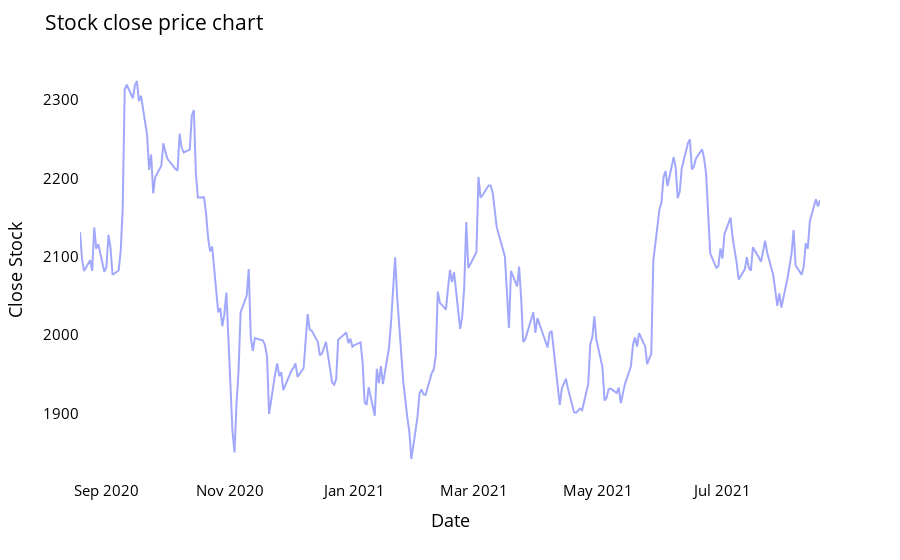

This figure's notebook cell:
### Markdown cell above
<a name="plotclose"></a>

### Plotting stock close price chart

### Code cell
fig = px.line(closedf, x=closedf.date, y=closedf.close,labels={'date':'Date','close':'Close Stock'})
fig.update_traces(marker_line_width=2, opacity=0.6)
fig.update_layout(title_text='Stock close price chart', plot_bgcolor='white', font_size=15, font_color='black')
fig.update_xaxes(showgrid=False)
fig.update_yaxes(showgrid=False)
fig.show()

### Figure 1 — Plotly figure (JSON) as saved in the notebook; plotly's stock layout.template omitted (floating-point values rounded to 4 significant figures; data arrays with more than 128 entries replaced by an {"elided": "..."} marker saying what was removed)
{"data": [{"hovertemplate": "Date=%{x}<br>Close Stock=%{y}<extra></extra>", "legendgroup": "", "line": {"color": "#636efa", "dash": "solid"}, "marker": {"line": {"width": 2}, "symbol": "circle"}, "mode": "lines", "name": "", "opacity": 0.6, "orientation": "v", "showlegend": false, "type": "scatter", "x": {"elided": "249 str values"}, "xaxis": "x", "y": {"elided": "249 float values"}, "yaxis": "y"}], "layout": {"font": {"color": "black", "size": 15}, "legend": {"tracegroupgap": 0}, "margin": {"t": 60}, "plot_bgcolor": "white", "title": {"text": "Stock close price chart"}, "xaxis": {"anchor": "y", "domain": [0, 1], "showgrid": false, "title": {"text": "Date"}}, "yaxis": {"anchor": "x", "domain": [0, 1], "showgrid": false, "title": {"text": "Close Stock"}}}}
